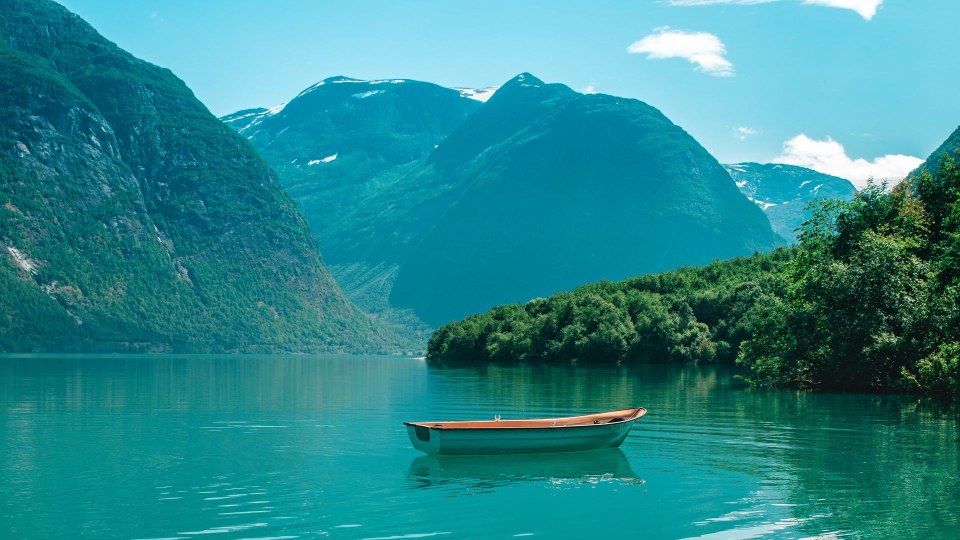
%> input picture operations/t1.jpg, 1920 x 1080 px (shown at 1/2 size)
$ octave operations.m   (GNU Octave 9; MATLAB toolbox functions it lacks are replaced by stand-ins)
%> lines starting %> are read from the running program, lines starting %| are printed output that depends on the picture; in (x1, y1, x2, y2) boxes, pixels count from 0 and x2, y2 are one past the last pixel; in counts of white or black regions, pixels touching at a corner belong together; the program's own positions count from 1
close;
clear;
clc;

img1 = imread("t1.jpg");
%> img1 is the input picture: size 1080x1920x3 uint8; mean R, G, B 41.8, 136.6, 142.4
img2 = imread("t2.jpg");
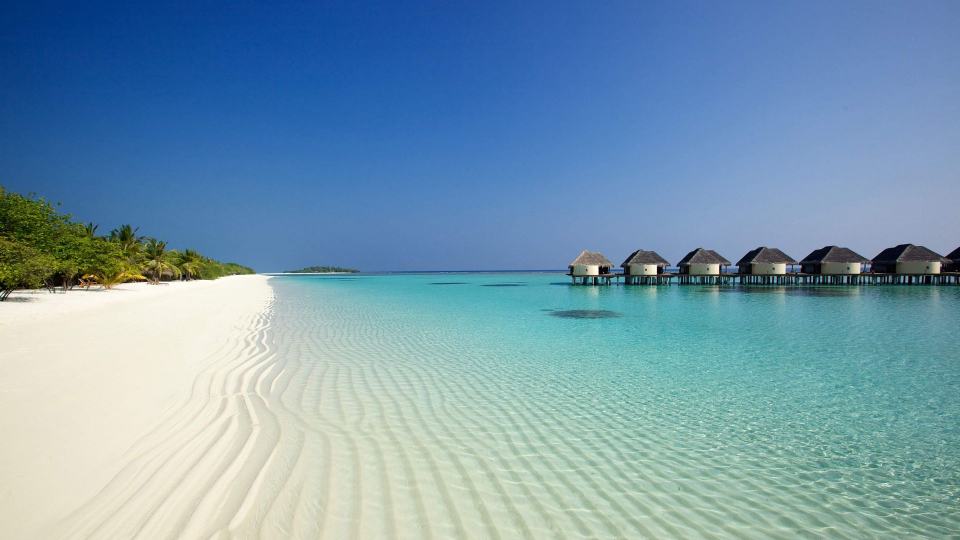
%> input picture operations/t2.jpg, 1920 x 1080 px (shown at 1/2 size)
%> img2 is the input picture: size 1080x1920x3 uint8; mean R, G, B 119.7, 154.5, 175.2

%grayscaling
img1gs = rgb2gray(img1);
img2gs = rgb2gray(img2);

%binary images
threshold = 128;
bin_img1gs = img1gs > threshold;
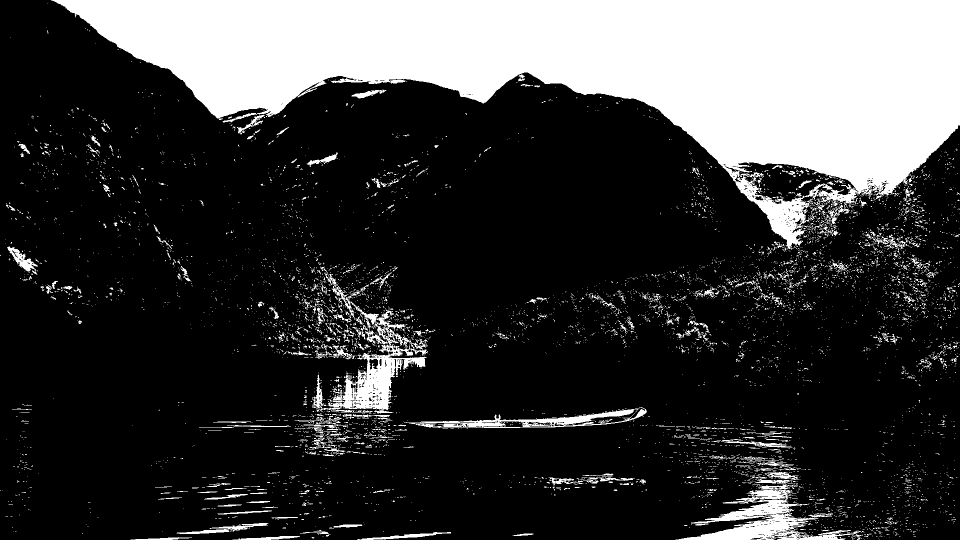
%> bin_img1gs: size 1080x1920 logical (shown at 1/2 size); 23.6% white; 7030 white regions (6623 under 20 px), largest, box (x1, y1, x2, y2) and area: (102, 0, 1920, 500) 405212, (624, 546, 856, 827) 14271, (1351, 969, 1726, 1080) 12950
bin_img2gs = img2gs > threshold;
%> bin_img2gs: size 1080x1920 logical; 60.7% white; 3553 black regions (3277 under 20 px), largest, box (x1, y1, x2, y2) and area: (0, 0, 1920, 652) 773273, (1095, 619, 1249, 639) 2041, (1844, 686, 1920, 724) 910

%resizing
img2gs_rs= imresize(img2gs,[1080 1920]);
bin_img2gs_rs= imresize(bin_img2gs,[1080 1920]);

%Basic Arithmetic Operations
img_add = img1gs + img2gs_rs;
img_sub = img1gs - img2gs_rs;
img_mul = img1gs .* img2gs_rs;
img_div = img1gs ./ img2gs_rs;
%rest of arithmetic oprations
img_sca = img1gs*2;
img_abs = abs(img1gs - img2gs_rs);
img_pow = img1gs.^2;
img_sqroot = sqrt(double(img1gs));
img_sqrt = uint8(img_sqroot);
img_loga = log(double(img1gs));
img_log = uint8(img_loga);

%Logical operations
img_and = bin_img1gs & bin_img2gs_rs;
%> img_and: size 1080x1920 logical; 10.3% white; 5281 white regions (4981 under 20 px), largest, box (x1, y1, x2, y2) and area: (1326, 31, 1920, 500) 142970, (624, 558, 856, 827) 14142, (1351, 969, 1726, 1080) 12911
img_or = bin_img1gs | bin_img2gs_rs;
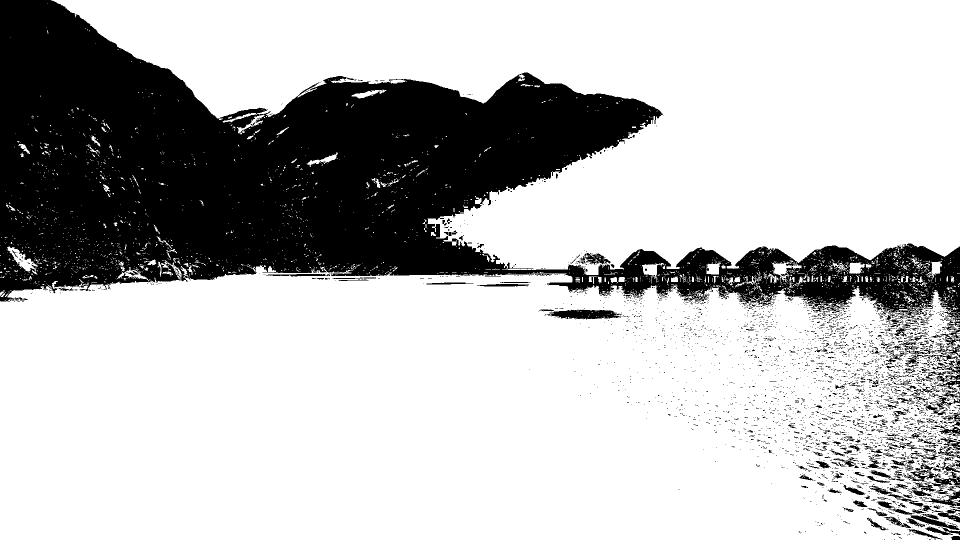
%> img_or: size 1080x1920 logical (shown at 1/2 size); 74% white; 3616 black regions (3335 under 20 px), largest, box (x1, y1, x2, y2) and area: (0, 0, 1920, 652) 498181, (1095, 619, 1243, 639) 1978, (1871, 749, 1920, 796) 835
img_not = ~bin_img1gs;

%Geometric Operations
img_scale = imresize(img2gs, 2);
img_rotate = imrotate(img2gs, 45);
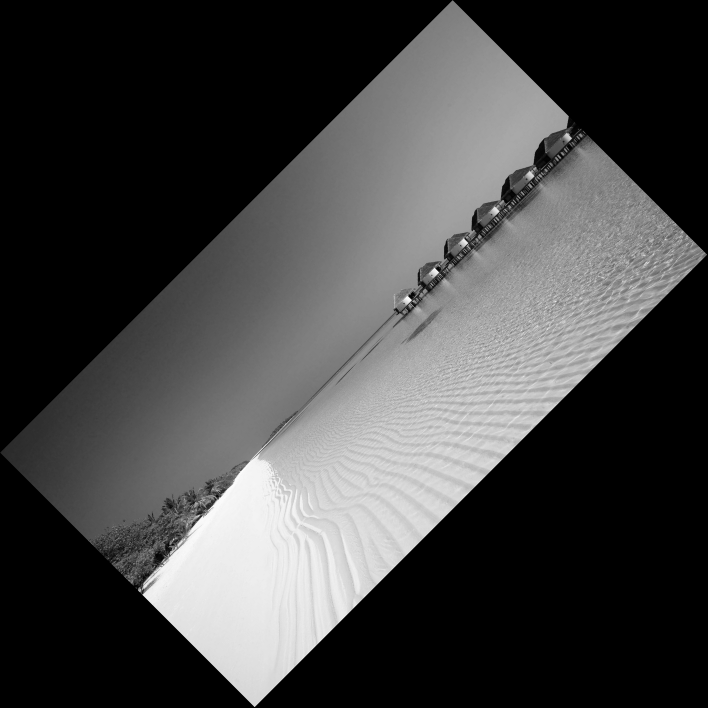
%> img_rotate: size 2122x2122 uint8 (shown at 1/3 size); min 0, max 255, mean 67.4
tform = affine2d([1 0.5 0 ; 0 1 0; 0 0 1]);
img_shear = imwarp(img2gs, tform);
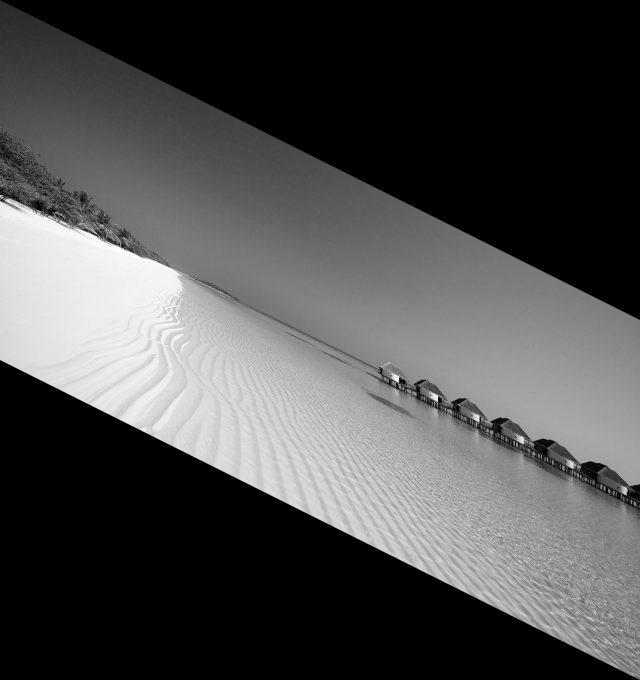
%> img_shear: size 2040x1920 uint8 (shown at 1/3 size); min 0, max 254, mean 77.6
img_flip_vert = flipud(img2gs);
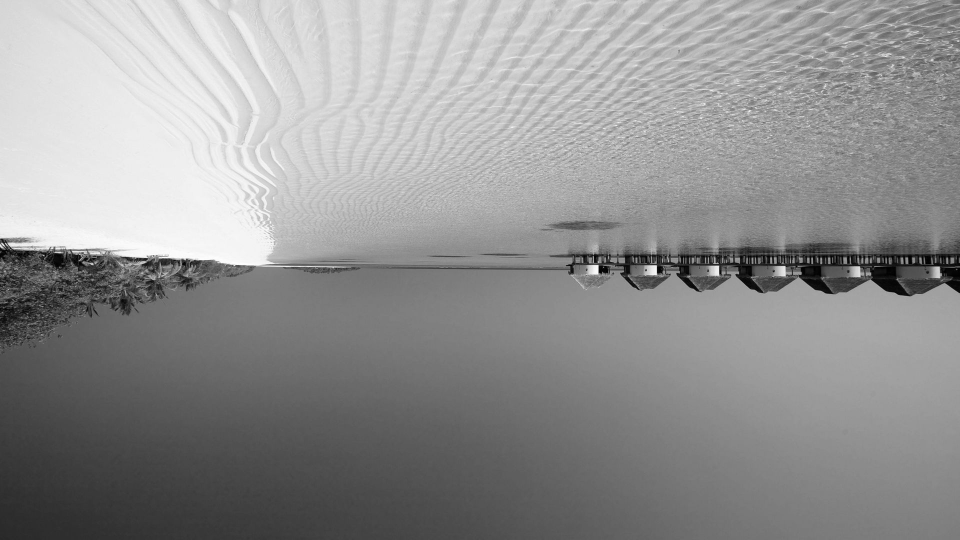
%> img_flip_vert: size 1080x1920 uint8 (shown at 1/2 size); min 0, max 255, mean 146.4; mean of the top-left, top-right, bottom-left and bottom-right quarters 210.4, 154.7, 88.9, 131.7
img_flip_hori = fliplr(img2gs);
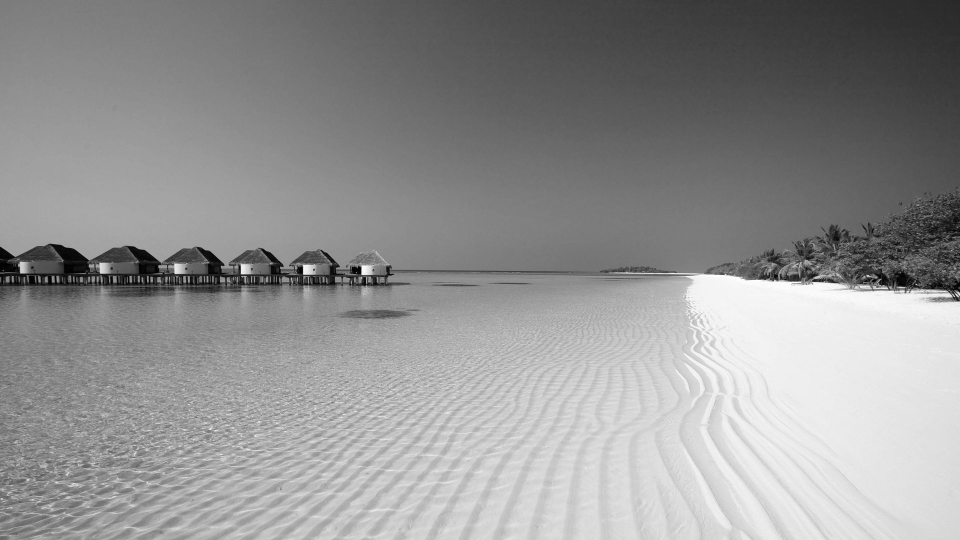
%> img_flip_hori: size 1080x1920 uint8 (shown at 1/2 size); min 0, max 255, mean 146.4; mean of the top-left, top-right, bottom-left and bottom-right quarters 131.7, 88.9, 154.7, 210.4

figure,
subplot(3,2,1), imshow(img1gs);
subplot(3,2,2), imshow(img2gs);
subplot(3,2,3), imshow(img_add);
subplot(3,2,4), imshow(img_sub);
subplot(3,2,5), imshow(img_mul);
subplot(3,2,6), imshow(img_div);

figure,
subplot(3,2,1), imshow(img_sca);
subplot(3,2,2), imshow(img_abs);
subplot(3,2,3), imshow(img_pow);
subplot(3,2,4), imshow(img_sqrt);
subplot(3,2,5), imshow(img_log);

figure,
subplot(3,2,1), imshow(img1gs);
subplot(3,2,2), imshow(img2gs);
subplot(3,2,3), imshow(img_and);
subplot(3,2,4), imshow(img_or);
subplot(3,2,5), imshow(img_not);

figure,
subplot(3,2,1), imshow(img2gs);
subplot(3,2,2), imshow(img_scale);
subplot(3,2,3), imshow(img_rotate);
subplot(3,2,4), imshow(img_shear);
subplot(3,2,5), imshow(img_flip_vert);
subplot(3,2,6), imshow(img_flip_hori);
